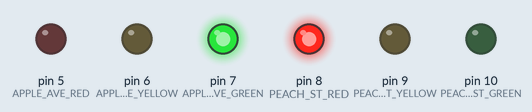
Recording of a sketch running on a simulated Arduino Uno, built with avr-gcc and run on an emulated ATmega328P. Parts: output pins drawn as LEDs (lit = HIGH).

Above: at 5.0 s.
At 11.0 s:
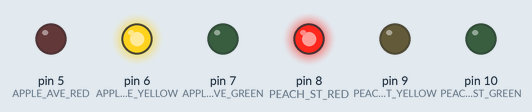
At 17.0 s:
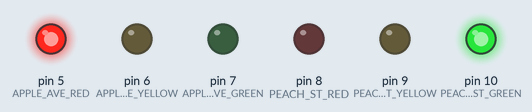
At 23.0 s:
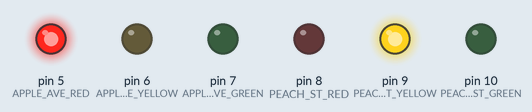
Timing chart, 0 to 31.2 s (numbered marks = the images above):
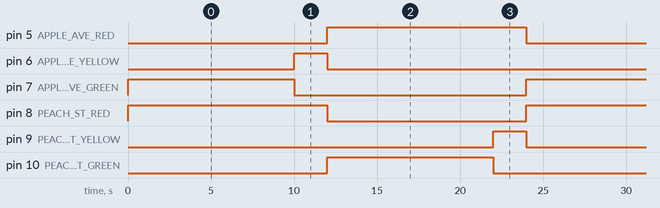

Measured:
- by itself, pin 5 (APPLE_AVE_RED), pin 8 (PEACH_ST_RED): alternates HIGH for 12.0 s and LOW for 12.0 s
- by itself, pin 6 (APPLE_AVE_YELLOW), pin 9 (PEACH_ST_YELLOW): alternates HIGH for 2.0 s and LOW for 22.0 s
- by itself, pin 7 (APPLE_AVE_GREEN), pin 10 (PEACH_ST_GREEN): alternates HIGH for 10.0 s and LOW for 14.0 s

The sketch:

dsm1015_hw03.ino
```cpp
/*
    *  Homework 3 - Traffic Light
    *  Author: Douglas Maxwell
    *  Date: 2024-02-19
    *
    *  Description: This program simulates a traffic light at an intersection.
*/

// Constants for the pin numbers for Apple Ave
const int APPLE_AVE_RED = 5;
const int APPLE_AVE_YELLOW = 6;
const int APPLE_AVE_GREEN = 7;

// Constants for the pin numbers for Peach St
const int PEACH_ST_RED = 8;
const int PEACH_ST_YELLOW = 9;
const int PEACH_ST_GREEN = 10;

// Constants for the timing of the lights
const int GREEN_AND_RED_LIGHT_TIME = 10000; // 10 seconds
const int YELLOW_LIGHT_TIME = 2000; // 2 seconds

// Here I will set the pin modes for the traffic lights to OUTPUT
void setup() {
  // put your setup code here, to run once:
  pinMode(APPLE_AVE_RED, OUTPUT);
  pinMode(APPLE_AVE_YELLOW, OUTPUT);
  pinMode(APPLE_AVE_GREEN, OUTPUT);

  pinMode(PEACH_ST_RED, OUTPUT);
  pinMode(PEACH_ST_YELLOW, OUTPUT);
  pinMode(PEACH_ST_GREEN, OUTPUT);
}

/*
* The loop function will control the traffic lights.
* The sequence is possible by using the delay function to control the timing of the lights.
* The traffic light on Apple Ave will be green for 10 seconds, then yellow for 2 seconds, then red for 10 seconds.
* Meanwhile, The traffic light on Peach St will be red for 10 seconds, then green for 10 seconds, then yellow for 2 seconds.
* This will repeat indefinitely.
*
*/
void loop() {
  // Step 1: Green on Apple Ave, Red on Peach St
  digitalWrite(APPLE_AVE_GREEN, HIGH);
  digitalWrite(APPLE_AVE_YELLOW, LOW);
  digitalWrite(APPLE_AVE_RED, LOW);
  digitalWrite(PEACH_ST_GREEN, LOW);
  digitalWrite(PEACH_ST_YELLOW, LOW);
  digitalWrite(PEACH_ST_RED, HIGH);
  delay(GREEN_AND_RED_LIGHT_TIME); // 10 seconds

  // Step 2: Yellow on Apple Ave, Red on Peach St
  digitalWrite(APPLE_AVE_GREEN, LOW);
  digitalWrite(APPLE_AVE_YELLOW, HIGH);
  delay(YELLOW_LIGHT_TIME); // 2 seconds

  // Step 3: Red on Apple Ave, Green on Peach St
  digitalWrite(APPLE_AVE_YELLOW, LOW);
  digitalWrite(APPLE_AVE_RED, HIGH);
  digitalWrite(PEACH_ST_RED, LOW);
  digitalWrite(PEACH_ST_GREEN, HIGH);
  delay(GREEN_AND_RED_LIGHT_TIME); // 10 seconds

  // Switch to Yellow on Peach St
  digitalWrite(PEACH_ST_GREEN, LOW);
  digitalWrite(PEACH_ST_YELLOW, HIGH);
  delay(YELLOW_LIGHT_TIME); // 2 seconds

  // Reset to the beginning
  digitalWrite(PEACH_ST_YELLOW, LOW);
  digitalWrite(PEACH_ST_RED, HIGH);

}
```
